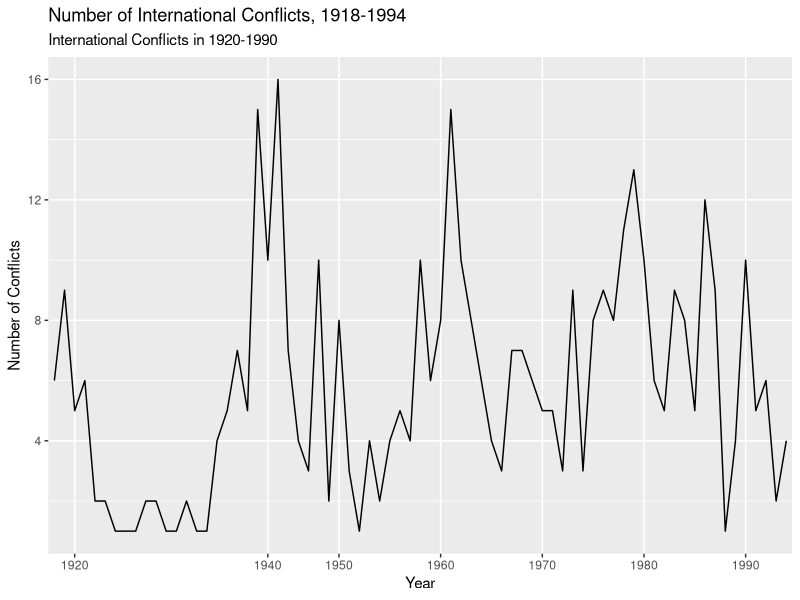
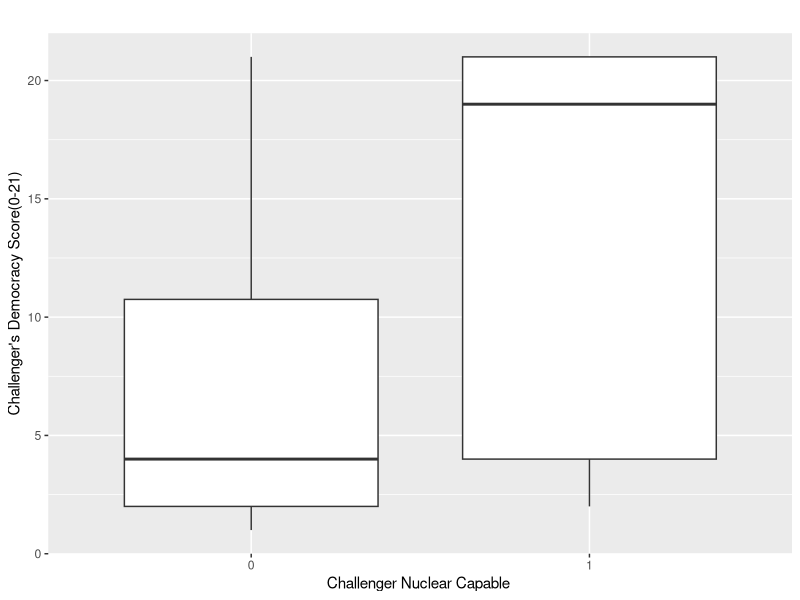

These charts were generated, in order, by the following R code: (Note: this script raises an error after producing the figures.)
## ---- chunk 1
setwd("C:/Users/MTG/Desktop/fianl R")
winlose <- read.csv("winlose.csv")
summary(winlose)
dim(winlose)
summary(winlose$chalwin4, relcapbl, rlstake3, relres4, chalnuke, defnukes, chaldemc, defdenic)

wincount <- as.data.frame(table(winlose$year))
names(wincount) <- c("year", "count")
library(ggplot2)
ggplot(wincount, aes(x=year, y=count, group=1))+
  geom_line()+
  scale_x_discrete(breaks=c(1920, 1930, 1940, 1950, 1960, 1970, 1980, 1990))+
  labs(title="Number of International Conflicts, 1918-1994",
       x="Year",
       y="Number of Conflicts",
       subtitle="International Conflicts in 1920-1990")
### as we see on the line chart, from 1920 to approx. 1935, there was relative peace in the world compared to the rest period of the century

ChallengerPrevails <- table(winlose$chalwin4[winlose$chalwin4==1 | winlose$chalwin4==4])
names(ChallengerPrevails)[1] = 'lose'
names(ChallengerPrevails)[2] = 'win'
ChallengerPrevails
### as we see, the challenger won 87 times and lost 169 times

mean(winlose$chaldemc[winlose$chalwin4==1], na.rm = TRUE)#lose
mean(winlose$chaldemc[winlose$chalwin4==2], na.rm = TRUE)#stalemate
mean(winlose$chaldemc[winlose$chalwin4==3], na.rm = TRUE)#compromise
mean(winlose$chaldemc[winlose$chalwin4==4], na.rm = TRUE)#win

## after calculating means, we see that average score increases from lose to win. For example, when challenger lost, the average democracy score is approximately 6.4; when challenger stalemated average score is 7.1; when compromised 8.8 and when won - 9.2. So, despite the fact that 9.2 is relatively low if we consider that Challenger's Democracy Score is between 1-21, as we have an increasing pattern here, we can assume that these calculations support the first hypothesis that if democracies are challengers they are most likely to prevail in international crisis. 

mean(winlose$chaldemc, na.rm = TRUE)#Challenger's Democracy Score
mean(winlose$defdemoc, na.rm = TRUE)#Defender's Democracy Score
## So, Defender's democracy score is quite high (11.7) compared to challenger's democracy score (7.6).This might support the democratic peace theory that democracies do not wage war with each other. But here we should consider that 11.7 is not quite high score for the defender in order to call it democratic that is why we cannot consider that this type of analysis whould be appropriate.
library(ggplot2)
ggplot(winlose,aes(x=factor(chalnuke),y=chaldemc)) + 
  geom_boxplot()+
  labs(title="", x="Challenger Nuclear Capable ", y="Challenger's Democracy Score(0-21)")
##according to the plot, with regard to democracy score, challengers with nuclear capabilities (1 means country with nuclear capability) have higher democracy score than the challengers without nuclear weapon (0 means country without nuclear weapon). But there is a possibility that this happened by a random chance. In order to check if it is so, we should conduct a test statistic (t-test)

t.test(chaldemc~chalnuke,winlose)
#As we see, we have very low P-value (0.000008) here and at the same time the confidence interval is we can definitely be confident that there is a difference between these two groups

#transforming the variable relres4 which contains negative values. Change negative values to NA
winlose$relres4[winlose$relres4 < 0] <- NA

chalDefDemScore <- lm(chalwin4~chaldemc+defdemoc, chalWinlose)
summary(chalDefDemScore)
##when we ran the regression model we saw that R-squared is 0.035. We have estimate for the intercept 1.69. Additionally, we have a positive index for challengers' and defenders' democracy score. Herewith, P value for challengers' democracy score is significant, but for defenders' democracy score is not. Also, p-value of intercept is low, so this important result gives us the reason to reject the null hypothesis. Briefly to say, we can argue that the first hypothesis is true. 

militaryCap <- lm(relcapbl~chaldemc+defdemoc+rlstake3, winlose)
summary(militaryCap)

library(ggplot2)
ggplot(winlose, aes(x=chalwin4, y=relcapbl))+
geom_point(aes(colour=chaldemc,size=rlstake3))+
#geom_smooth(method="lm")+
labs(title="Challengers in conflicts and Democracy Score",
x="Challenger Wins orLoses",
y ="Challengers Military Capabilities",color = "Democracy Score",size= "Relative interests at stake")
##on the diagram we can see that when the challenger loses, democracy score is lower and when the challenger wins, the democracy score is higher. So, this chart once more proves that the first hypothesis is true - democratic challengers will more likely to prevail in conflict than the other challengers.


#now let's see what happens when defender loses and wins, how looks like their democracy score?

winlose$defWin4[winlose$chalwin4==1] <- 4
winlose$defWin4[winlose$chalwin4==2] <- 2
winlose$defWin4[winlose$chalwin4==3] <- 3
winlose$defWin4[winlose$chalwin4==4] <- 1
library(ggplot2)
ggplot(winlose, aes(x=defWin4, y=relcapbl))+
geom_point(aes(colour=defdemoc ,size=rlstake3))+
#geom_smooth(method="lm")+
labs(title="Defenders in conflict and Democracy Score",
x="Defender Wins or Loses",
y ="Defender's Military Capabilities",color = "Democracy Score",size= "Relative interests at stake")
#according to the plot, the defender countries that lost in conflict, show higher democracy scores than those that won, therefore, the second hypothesis that democracies are rich with military capabilities, and therefore democratic countries are more likely to win either as challengers or as defenders is not true - Because of the fact that it matters if you are defender democracy or challenger democracy with regard to winning or losing in conflict. Also,when we ran the regression model regarding military capabilities of democracies, t-value is not far away from zero and is not large compared to standard error; p-value for the intercept is not small -  these findings do not allow us to reject the null hypothesis and we can conclude that there is not a relationship between having military capabilities by democracies and winning the conflict regardless being democratic challenger or defender, as 2nd hypothesis tells us.
#Furthermore, this plot once more proves the first hypothesis that democratic defenders will be less likely to prevail in the international conflict than other defenders.





